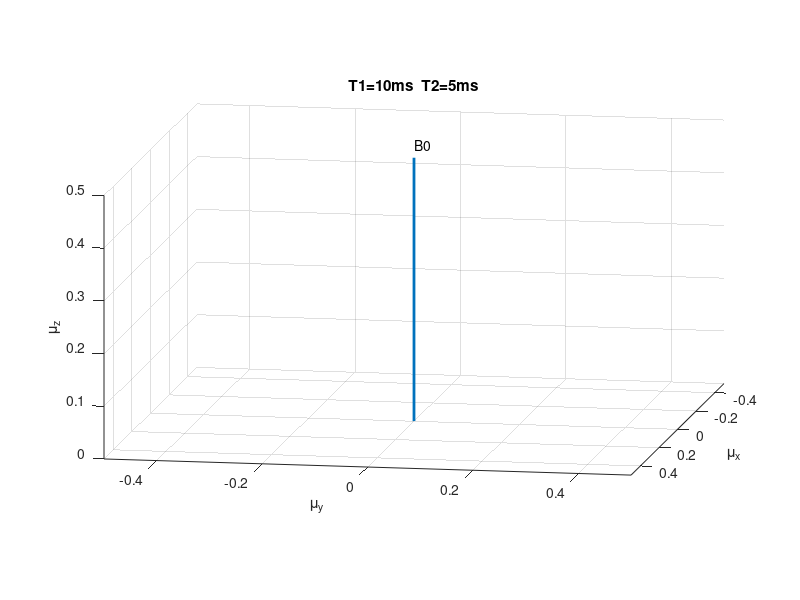

The MATLAB source for this figure: (Note: this script raises an error after producing the figure.)
clear all
close all
%% create the video writer object
% video = VideoSetup('Q3_part2_vid');
% video.open();
%Q3 parts 1 and 2

mu=0.5;
theta=pi./2;
phi=pi./2;

vecMu = mu*[cos(phi)*sin(theta) sin(phi)*sin(theta) cos(theta)]';
vecMu0=vecMu;

noOfSteps = 500;
w0=(2./3).*pi;
w=w0;

h=figure;
h1=subplot(1,1,1)
hold on;
axis equal;
view(100, 10);
xlabel('\mu_x');
ylabel('\mu_y');
zlabel('\mu_z');
xlim([-0.5 0.5]);
ylim([-0.5 0.5]);
zlim([0 0.5]);
grid on;
% VideoAddFrame(video, h);
T1=10;
T2=5;
t=linspace(0,3.*T1,noOfSteps);

B0=[0 0 mu];
plot3([0 B0(1)], [0 B0(2)],...
     [0 B0(3)], 'Linestyle', '-', 'LineWidth', 2);
hold on

labelPosition=1.05*B0;
label='B0';
text(labelPosition(1),labelPosition(2),labelPosition(3),label);
title(['T1=',num2str(T1),'ms  T2=',num2str(T2),'ms']);

for i=0:noOfSteps-1
    
    hVecMu = plotSpin3(h1, vecMu);
    
    vecMu(1)=exp(-t(i+1)./T2).*((vecMu0(1).*cos(w.*t(i+1)))+(vecMu0(2).*sin(w.*t(i+1))));
    vecMu(2)=exp(-t(i+1)./T2).*((vecMu0(2).*cos(w.*t(i+1)))-(vecMu0(1).*sin(w.*t(i+1))));
    vecMu(3)=(vecMu0(3).*(exp(-t(i+1)./T1)))+mu.*(1-exp(-t(i+1)./T1));  
%     
%     VideoAddFrame(video, h);
    
    pause(0.002);
    
end
% video.close();